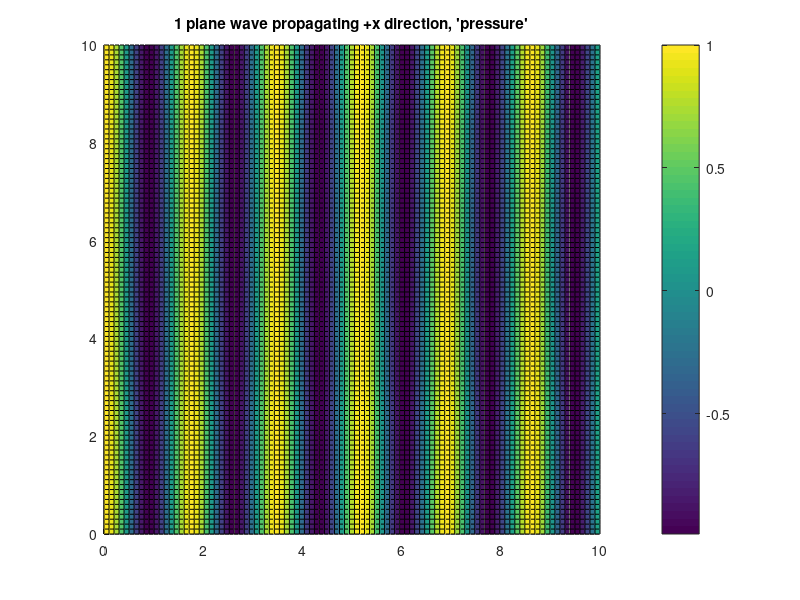
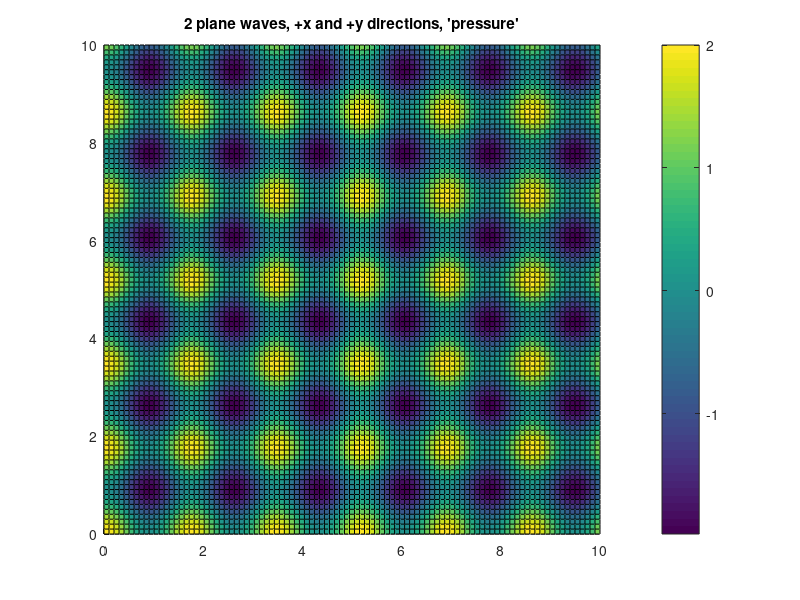
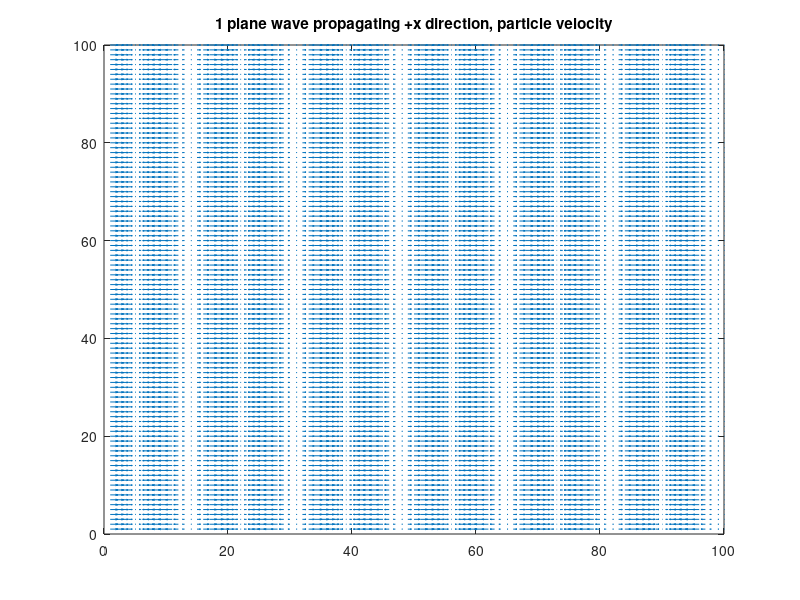
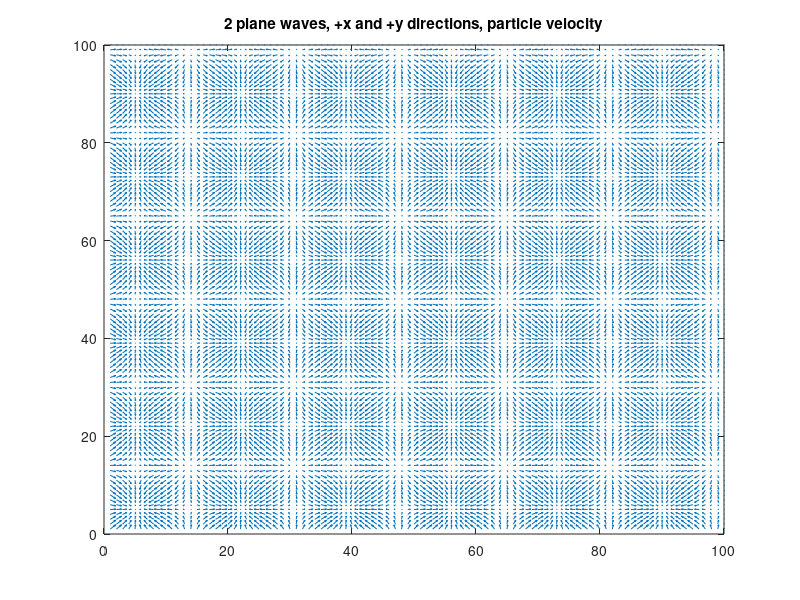

These charts were generated, in order, by the following MATLAB code: (Note: this script raises an error after producing the figures.)
%% Analyze pressure, particle velocity and intensity of recreated plane waves.

%% 
%%%%%%%%%%%%%%%%%%%%%%%%%%%%%%%%%%%%%%%%%%%%%%%%%%%%%%%%%%%%%%%%%%%%%%%%%%%%
%
%   Lauros Pajunen, 2018
%   Department of Signal Processing and Acoustics, Aalto University, Finland
%   lauros.pajunen@aalto.fi
%
%%%%%%%%%%%%%%%%%%%%%%%%%%%%%%%%%%%%%%%%%%%%%%%%%%%%%%%%%%%%%%%%%%%%%%%%%%%%
%%
clc;clear all;%close all;

%% Initializations
f = 200;
c = 343;
rho0 = 1.225;
z0 = rho0 * c;
k = 2*pi*f/c;
t1 = 1;
t2 = t1 + 100;
x = linspace(0,10,100);
[X,Y]=meshgrid(x,x);
A = 1;
B = 1;
p1 = A*cos(-k*X);
p2 = B*cos(-k*Y);
%p1 = A*exp(1i*(-k*X));
%p2 = A*exp(1i*(-k*Y));

%% Velocity and intesity by dividing with impedance z0

% Velocities
u = p1/z0;
v = p2/z0;

% Complex intensities
C1x = (1/(2*z0))*(A^2 + A*B*exp(1i*k*(X)));
C2x = (1/(2*z0))*(A^2 + A*B*exp(1i*k*(X-Y)));
C2y = (1/(2*z0))*(B^2 + A*B*exp(1i*k*(Y-X)));
% Active intensities (p. 62 of Impedance book by Fahy)
I1x = real(C1x);
I2x = real(C2x);
I2y = real(C2y);

% Test
p11 = A*exp(1i*(-k*X));
p22 = B*exp(1i*(-k*Y));
p33 = p11 + p22;
u11 = p11/z0;
u22 = p22/z0;
C11 = (1/(2))*p33.*conj(u11);
C22 = (1/(2))*p33.*conj(u22);
C33 = (1/(2*z0))*p33*conj(p33);
I11 = real(C11);
I22 = real(C22);
%[I11x, I11y] = pol2cart(deg2rad(0),real(C2x));
%[I22x, I22y] = pol2cart(deg2rad(90),real(C2y));
%I11 = I11x + I22x;
%I22 = I11y + I22y;
%[I11, I22] = pol2cart(deg2rad(45),real(C33));



%% Plot
figure(1);
surf(X,Y,p1);
view(2)
colorbar
title("1 plane wave propagating +x direction, 'pressure'");
%set(gcf, 'Position', [2000, -200, 1000, 800])

figure(2);
surf(X,Y,p1+p2);
view(2)
colorbar
title("2 plane waves, +x and +y directions, 'pressure'");
%set(gcf, 'Position', [2000, -200, 1000, 800])

figure(3);
quiver(u,zeros(max(size(X))))
title("1 plane wave propagating +x direction, particle velocity");
axis([0 100 0 100])
%set(gcf, 'Position', [2000, -200, 1000, 800])

figure(4);
quiver(u,v)
title("2 plane waves, +x and +y directions, particle velocity");
axis([0 100 0 100])
%set(gcf, 'Position', [2000, -200, 1000, 800])

figure(5);
quiver(u*p1,zeros(max(size(X))))
title("1 plane wave propagating +x direction, 'intensity'");
axis([0 100 0 100])
%set(gcf, 'Position', [2000, -200, 1000, 800])

figure(6);
quiver(u*p1,v*p2)
title("2 plane waves, +x and +y directions, 'intensity'");
axis([0 100 0 100])
%set(gcf, 'Position', [2000, -200, 1000, 800])

figure(7);
quiver(I1x,zeros(max(size(X))))
title("1 plane wave propagating +x direction, 'active intensity'");
axis([0 100 0 100])
%set(gcf, 'Position', [2000, -200, 1000, 800])

figure(8);
quiver(I2x,I2y)
title("2 plane waves, +x and +y directions, 'active intensity'");
axis([0 100 0 100])
%set(gcf, 'Position', [2000, -200, 1000, 800])

figure(30);
quiver(I11,I22)
title("2 plane waves, +x and +y directions I11, 'active intensity'");
axis([0 100 0 100])
%set(gcf, 'Position', [2000, -200, 1000, 800])

%% Trying to plot pressure, impedance, velocity and energy
% (p.52 in Intensity book by Fahy)
pressure = cos(-k*x + 2*pi*f*t1);
impedance = rho0 * c;
velocity = pressure / impedance;
energy = 0.5*rho0*(velocity.^2) + (pressure.^2)/(2*rho0*(c^2));
intensity = pressure .* velocity;

figure(9);
hold on;
h1 = plot(pressure,'b');
h2 = plot(velocity,'r');
h3 = plot(intensity,'black');
h4 = plot(energy,'c');
legend([h1,h2,h3,h4], "pressure","velocity","intensity","energy")
axis([20 40 -3e-3 3e-3])
%set(gcf, 'Position', [2000, -200, 1000, 800])
hold off;


%% Recreation of a plane wave by two plane waves

% Meshgrid
xplane = linspace(0,10,300);
[Xplane,Yplane]=meshgrid(xplane,xplane);
% Frequency
fplane = 200;
% Amplitudes
C = 2.32;

% Calculate the tilted plane waves
frequencies = ones(1,2)*fplane;
amplitudes = ones(1,2)*C;
directions = [30 -30];
plane_waves = tilted_plane_waves(Xplane,Yplane,frequencies,amplitudes,directions,true);
p3c = plane_waves(:,:,1);
p4c = plane_waves(:,:,2);

% Real parts
p3 = real(p3c);
p4 = real(p4c);

% Combine waves
p5c = p3c + p4c;
p5 = p3 + p4;

% Velocities
u1_planec = p1_planec/z0;
v1_planec = zeros(max(size(u1_planec)));
u1_plane = real(u1_planec);
v1_plane = ones(size(u1_plane))*1e-6;
[u3c,v3c] = pol2cart(deg2rad(dir1),p3c/z0);
[u4c,v4c] = pol2cart(deg2rad(dir2),p4c/z0);
u3 = real(u3c);
v3 = real(v3c);
u4 = real(u4c);
v4 = real(v4c);
u5c = u3c + u4c;
v5c = v3c + v4c;
u5 = u3 + u4;
v5 = v3 + v4;
repr_velocity = u5 + v5;

% Complex intensities
C1x_plane = (1/2)*p1_planec.*conj(u1_planec);
C1y_plane = (1/2)*p1_planec.*conj(v1_plane);
C5x = (1/2)*p5c.*conj(u5c);
C5y = (1/2)*p5c.*conj(v5c);

% Active intensities
I1x_plane = real(C1x_plane);
I1y_plane = ones(size(I1x_plane))*1e-6;
I5x_plane = real(C5x);
I5y_plane = real(C5y);

% Measure reproduction error
% Center of the reference point in the original plane wave
ref_center = [150,52];
% Center of the reference point in the recreated plane wave
repr_center = [150, 80];
pressure_at_recreation_center = p5(repr_center(1),repr_center(2))
% Area of error measurement
errorx = 30;
errory = 30;
% Shift the reproduced wave matrix to make comparison easier
shift_amnt = ref_center(2) - repr_center(2);
shifted_repr_pressure = circshift(p5, shift_amnt, 2);
shifted_repr_u = circshift(u5, shift_amnt, 2);
shifted_repr_v = circshift(v5, shift_amnt, 2);
shifted_repr_I5x = circshift(I5x_plane, shift_amnt, 2);
shifted_repr_I5y = circshift(I5y_plane, shift_amnt, 2);
% Calculate the error (squared)
%error_matrix_pressure = (shifted_repr_pressure - p1_plane).^2;   
%error_matrix_velocity = abs(shifted_repr_u - u1_plane).^2 + abs(shifted_repr_v - v1_plane).^2;
%error_matrix_intensity = abs(shifted_repr_Ix - I1x_plane).^2 + abs(shifted_repr_Iy - I1y_plane).^2;
% Percentage
error_matrix_pressure = abs((shifted_repr_pressure - p1_plane)./(p1_plane));   
error_matrix_velocity = abs((shifted_repr_u - u1_plane)./u1_plane) + abs(shifted_repr_v);
error_matrix_intensity = abs((shifted_repr_I5x - I1x_plane)./I1x_plane) + abs(shifted_repr_I5y);
% Velocity error
% Select an area from the error matrix
selected_error_pressure = error_matrix_pressure([(ref_center(1)-errorx):(ref_center(1)+errorx)],...
                                                [(ref_center(2)-errory):(ref_center(2)+errory)]);
selected_error_velocity = error_matrix_velocity([(ref_center(1)-errorx):(ref_center(1)+errorx)],...
                                                [(ref_center(2)-errory):(ref_center(2)+errory)]);
selected_error_intensity = error_matrix_intensity([(ref_center(1)-errorx):(ref_center(1)+errorx)],...
                                                  [(ref_center(2)-errory):(ref_center(2)+errory)]);

selected_size = max(size(selected_error_pressure));
center = ceil(selected_size/2);

% Plot
% Percentage limits in contour plots
error_limits = [0 0.05 0.1 0.2 0.5 0.7 1];

figure(10);
surf(Xplane,Yplane,p3);
view(2)
colorbar
caxis([-1,1])
title(sprintf("Plane wave, f=%d Hz, propagation angle=%d",fplane,dir1))

figure(11);
surf(Xplane,Yplane,p4);
view(2)
colorbar
caxis([-1,1])
title(sprintf("Plane wave, f=%d Hz, propagation angle=%d",fplane,dir2))

figure(12);
surf(Xplane,Yplane,p5);
view(2)
colorbar
caxis([-1,1])
title(sprintf("Combination of plane waves"))

figure(13);
%contourf(error_matrix_pressure, error_limits, 'ShowText', 'on');
surf(Xplane,Yplane,error_matrix_pressure);
view(2)
colorbar
%caxis([-1,1])
caxis([0,1])
title(sprintf("Error pressure"))

figure(14);
surf(Xplane,Yplane,error_matrix_velocity);
view(2)
colorbar
%caxis([-1,1])
caxis([0,1])
title(sprintf("Error velocity"))

figure(15);
surf(Xplane,Yplane,error_matrix_intensity);
view(2)
colorbar
%caxis([0,0.000001])
caxis([0,1])
title(sprintf("Error intensity"))

%close(figure(16));
figure(16);
[Ccont, hcont] = contourf(selected_error_pressure, error_limits, 'ShowText', 'on');
clabel(Ccont,hcont,'Color','w')
grid on
hold on
%surf(selected_error_pressure);
view(2)
plot3(center,center,100,'rx', 'LineWidth', 3, 'MarkerSize',10)
plot3([50 60],[4 4],[100 100], 'LineWidth',2,'Color','black')
plot3([30 60],[2 2],[100 100], 'LineWidth',2,'Color','black')
text(50,5,'0.33m')
text(30,3,'1m')
viscircles([center center],30)
hold off
colorbar
%caxis([0,0.1])
caxis([0,1])
title(sprintf("Error pressure, zoomed in"))
%axis([0 0 selected_size selected_size])

%close(figure(17));
figure(17);
[Ccont, hcont] = contourf(selected_error_velocity, error_limits, 'ShowText', 'on');
clabel(Ccont,hcont,'Color','w')
grid on
hold on
%surf(selected_error_velocity);
view(2)
plot3(center,center,100,'rx', 'LineWidth', 3, 'MarkerSize',10)
plot3([50 60],[4 4],[100 100], 'LineWidth',2,'Color','black')
plot3([30 60],[2 2],[100 100], 'LineWidth',2,'Color','black')
text(50,5,'0.33m')
text(30,3,'1m')
viscircles([center center],30)
hold off
colorbar
%caxis([0,0.01])
caxis([0,1])
title(sprintf("Error velocity, zoomed in"))
%axis([0 0 selected_size selected_size])

%close(figure(18));
figure(18);
[Ccont, hcont] = contourf(selected_error_intensity, error_limits, 'ShowText', 'on');
clabel(Ccont,hcont,'Color','w')
grid on
hold on
%surf(selected_error_intensity);
view(2)
plot3(center,center,100,'rx', 'LineWidth', 3, 'MarkerSize',10)
plot3([50 60],[4 4],[100 100], 'LineWidth',2,'Color','black')
plot3([30 60],[2 2],[100 100], 'LineWidth',2,'Color','black')
text(50,5,'0.33m')
text(30,3,'1m')
viscircles([center center],30)
hold off
colorbar
%caxis([0,0.000001])
caxis([0,1])
title(sprintf("Error intensity, zoomed in"))
%axis([0 0 selected_size selected_size])

figure(19);
surf(Xplane,Yplane,p1_plane);
view(2)
colorbar
title("1 plane wave propagating +x direction, 'pressure'");

figure(20);
quiver(u3,v3)
title("1 plane wave, angled direction 1, particle velocity");
axis([0 max(size(Xplane)) 0 max(size(Yplane))])
%set(gcf, 'Position', [2000, -200, 1000, 800])

figure(21);
quiver(u4,v4)
title("1 plane wave, angled direction 2, particle velocity");
axis([0 max(size(Xplane)) 0 max(size(Yplane))])
%set(gcf, 'Position', [2000, -200, 1000, 800])

figure(22);
quiver(u5,v5)
title("2 plane waves, angled directions, particle velocity");
axis([0 max(size(Xplane)) 0 max(size(Yplane))])
%set(gcf, 'Position', [2000, -200, 1000, 800])

figure(23);
quiver(u5*u5*z0,v5*v5*z0)
title("2 plane waves, angled directions, 'intensity'");
axis([0 max(size(Xplane)) 0 max(size(Yplane))])
%set(gcf, 'Position', [2000, -200, 1000, 800])

figure(24);
%quiver(Ix_plane,Iy_plane)
quiver(I5x_plane,I5y_plane)
title("2 plane waves, angled directions, 'active intensity'");
axis([0 max(size(Xplane)) 0 max(size(Yplane))])
%set(gcf, 'Position', [2000, -200, 1000, 800])

figure(25);
quiver(real(u1_plane),zeros(max(size(Xplane))))
title("1 plane wave propagating +x direction, particle velocity");
axis([0 max(size(Xplane)) 0 max(size(Yplane))])
%set(gcf, 'Position', [2000, -200, 1000, 800])

figure(26);
quiver(I1x_plane,I1y_plane)
title("1 plane wave propagating +x direction, active intensity");
axis([0 max(size(Xplane)) 0 max(size(Yplane))])
%set(gcf, 'Position', [2000, -200, 1000, 800])

%% Spherical waves

f2 = 200;
k2 = 2*pi*f2/c;
E = 1;
F = 1;
% Center of recreation (meters away from the sources)
center = 2;
% Angle between the two sources
angle = 30;
% Position of the source in the meshgrid (10x10)
Xoff1 = 0;
Yoff1 = 4;
Xoff2 = 0;
Yoff2 = Yoff1 + 2*center*tan((angle/2)*pi/180);
%Xoff3 = 0;
%Yoff3 = Yoff2 + 2*center*tan((angle/2)*pi/180);
%Xoff4 = 0;
%Yoff4 = Yoff3 + 2*center*tan((angle/2)*pi/180);
r = sqrt((X-Xoff1).^2 + (Y-Yoff1).^2);
r = rescale(r,0,10);
r2 = sqrt((X-Xoff2).^2 + (Y-Yoff2).^2);
r2 = rescale(r2,0,10);
%r3 = sqrt((X-Xoff3).^2 + (Y-Yoff3).^2);
%r3 = rescale(r3,0,10);
%r4 = sqrt((X-Xoff4).^2 + (Y-Yoff4).^2);
%r4 = rescale(r4,0,10);
rsmall = r([51:100],[51:100]);
sp1 = E*exp(-1i*k2*r)./(r+1);
sp2 = -F*exp(-1i*k2*r2)./(r2+1);
%sp3 = F*exp(-1i*k2*r3)./(r3+1);
%sp4 = F*exp(-1i*k2*r4)./(r4+1);
%sp5 = (sp1 + sp2 + sp3 + sp4)/4;
sp3 = sp1 + sp2;
sp3real = real(sp3);
spsmall = E*exp(-1i*k2*rsmall)./(rsmall+1);

% Plot
figure(30);
surf(X,Y,real(sp1));
view(2)
colorbar

figure(31);
surf(X,Y,real(sp2));
view(2)
colorbar

figure(32);
surf(X,Y,real(sp3));
view(2)
colorbar


%% OLD stuff, velocities incorrect
% (tried to calculate velocities by substracting pressures between two 
%  time steps)
%{
%% Pressures
% One plane wave
p1_t1 = cos(-k*X + 2*pi*f*t1);
p1_t2 = cos(-k*X + 2*pi*f*t2);
% Two plane waves
p21_t1 = cos(-k*X + 2*pi*f*t1);
p22_t1 = cos(-k*Y + 2*pi*f*t1);
p21_t2 = cos(-k*X + 2*pi*f*t2);
p22_t2 = cos(-k*Y + 2*pi*f*t2);
p2_t1 = p21_t1 + p22_t1;
p2_t2 = p21_t2 + p22_t2;

%% Pressure velocities
point = [20,20];
x_basis = [1,0];
y_basis = [0,1];
u1_x = (p1_t2(point(1),point(2)) - p1_t1(point(1),point(2)))*x_basis
u1_y = [0,0]
u1 = u1_x + u1_y

% One plane wave
u11 = p1_t2 - p1_t1;

% Two plane waves
u2x = p21_t2 - p21_t1;
u2y = p22_t2 - p22_t1;
%}









